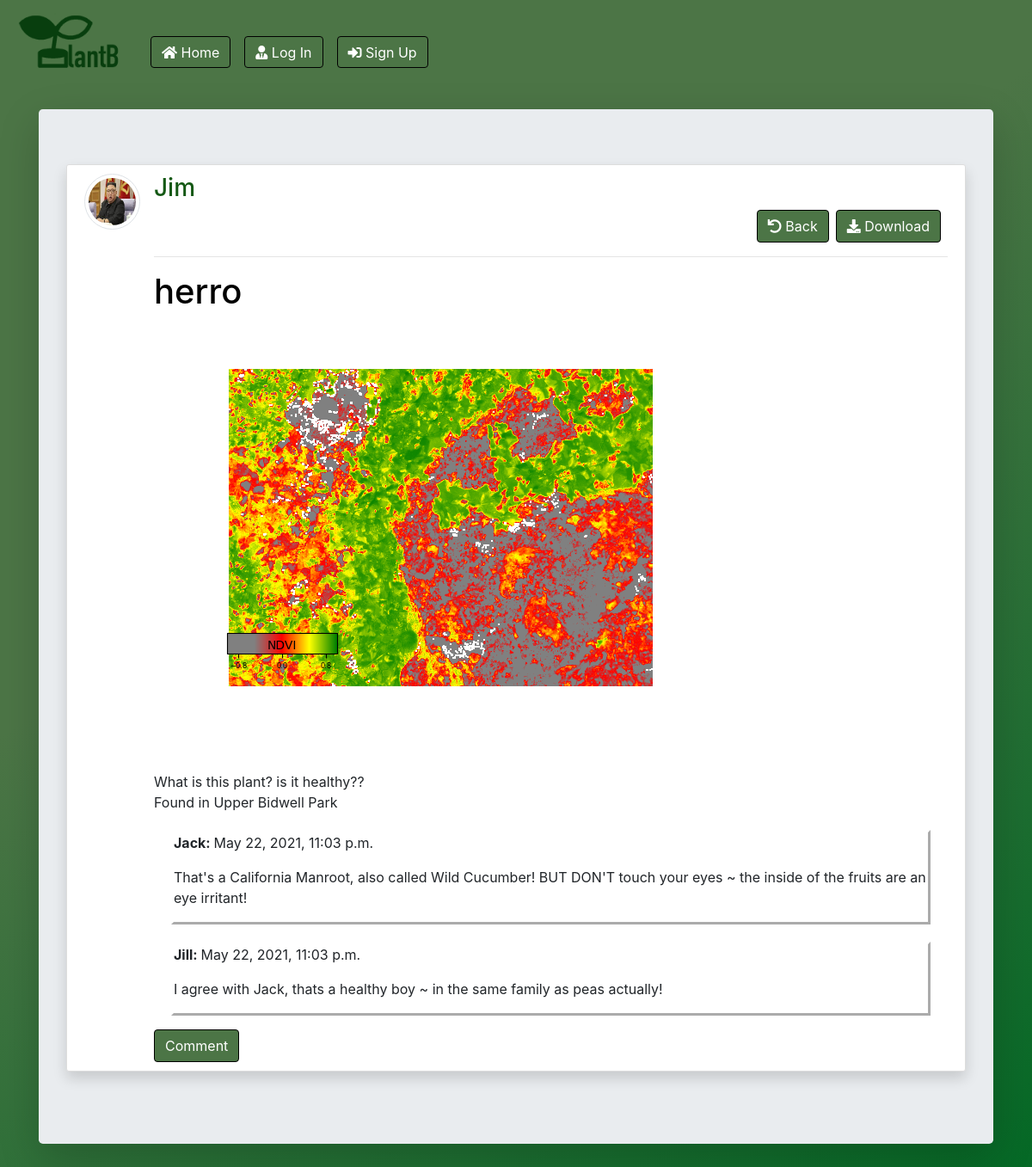
Page /post/111/ on the committed database.
### blog/models.py (models this page shows, shortened)
class Post(models.Model):
    title = models.CharField(max_length=50)
    file = models.FileField(null=True,blank=True,upload_to='Files')
    temp = models.FileField(upload_to='Files')
    content = models.TextField(max_length=250)
    date_posted = models.DateTimeField(default=timezone.now)
    author = models.ForeignKey(User, on_delete=models.CASCADE)
    def extension(self):
        name, extension = os.path.splitext(self.file.name)
        return extension

class Comment(models.Model):
    post = models.ForeignKey(Post,on_delete=models.CASCADE,related_name='comments')
    name = models.CharField(max_length=80)
    email = models.EmailField()
    body = models.TextField()
    created_on = models.DateTimeField(auto_now_add=True)
    active = models.BooleanField(default=False)
    class Meta:
        ordering = ['created_on']

### users/models.py (models this page shows, shortened)
class Profile(models.Model):
    user = models.OneToOneField(User, on_delete=models.CASCADE)
    image = models.ImageField(default='default.jpeg', upload_to='profile_pics')

### blog/views.py (the view)
# urls.py: path('post/<int:pk>/', PostDetailView.as_view(), name='post-detail'),
class PostDetailView(DetailView):
    model = Post
    template_name = 'blog/post_detail.html'

### blog/templates/blog/post_detail.html (shortened to what this page needs)
{% extends "blog/base.html" %}
{% load static %}
{% block content %}
<div class="jumbotron mt-3 shadow-lg">
<article class="media content-section shadow ">
   <a href="{{ object.author.profile.image.url }} " target="_blank"> <img src="{{ object.author.profile.image.url }}  " alt="" class="article-img rounded-circle img-thumbnail img-fluid">
   </a>
    <div class="media-body">
      <div class="">
        <div class="d-flex justify-content-between">
        <a class="mr-2 mt-0 mb-0  text-dark" href="{% url 'user-posts' object.author.username  %}"><h3>{{ object.author }}</h3></a>
        </div>
        {% if object.author != user %}
          <div class="form-group mt-0 pt-0 d-flex justify-content-end">
            <a button class="btn btn-outline-primary mr-2" href = "javascript:window.history.back()" class="btn btn-secondary"><i class="fas fa-undo"></i> Back</a>
            <a href="{{ object.file.url }}" download class="btn btn-primary flex-last mr-2" type="submit"><i class="fas fa-download"></i> Download</a>
          </div>
          <hr>
        {% endif %}
      </div>
      <div>
        <h1>{{ object.title }}</h1>
        {% if object.file %}
          {% if object.extension == '.jpg' or object.extension == '.jpeg' or object.extension == '.png' or object.extension == '.JPG' %}
            <a href="{{ object.temp.url }}"  download ><img src="{{ object.temp.url }}" alt="" class="img-fluid "></a>
          {% else %}
            <a href="{{ object.file.url }}"  download class="text-dark"><h5>{{ object.file }}</h5></a>
            </h5></a>
          {% endif %}
        {% endif %}
      </div>
      <h2>{{ object.title }}</h2>
      <p class="article-content">{{ object.content }}</p>
      {% for comment in post.comments.all %}
      <div class="comment">
        <div class="date">
          <strong>{{ comment.name }}:  </strong>
          {{ comment.created_on }}
        </div>
        <p>{{ comment.body|linebreaks }}</p>
      </div>
      {% empty %}
      <p>No Comments Yet :(</p>
      {% endfor %}
      <a button class="btn btn-outline-primary" href="{% url 'add_comment_to_post' pk=post.pk %}">Comment</a>
    </div>
  </article>
{% endblock content %}

### blog/static/blog/main.css (style rules this page uses)
img { vertical-align: none; }
.btn { color: rgb(255, 255, 255); background-color: #4c7546; border-color: #000000; }
body { background-color: #0e6e4e; background-image: linear-gradient(147deg, #4c7546 40%, #056926 100%); }
h1, h4, h5, h6 { color: #000000; }
h2 { color: white; }
h3 { color:rgb(20, 88, 20); }
.content-section { background: #ffffff; padding: 10px 20px; border: 1px solid #dddddd; border-radius: 3px; margin-bottom: 20px; }
.article-content { white-space: pre-line; }
.article-img { height: 65px; width: 65px; margin-right: 16px; }
.comment { margin: 20px 20px 0px 20px; border-style: outset; border-color: rgb(255, 255, 255); }

### rows in the picture
Post: author.profile.image (picture), author "Jim", title "herro", temp (picture), content "What is this plant? is it healthy?? Found in Upper Bidwell Park"
Comment: name "Jack", created_on "May 22, 2021, 11:03 p.m.", body "That's a California Manroot, also called Wild Cucumber! BUT DON'T touch your eyes ~ the inside of the fruits are an eye irritant!"
Comment: name "Jill", created_on "May 22, 2021, 11:03 p.m.", body "I agree with Jack, thats a healthy boy ~ in the same family as peas actually!"
